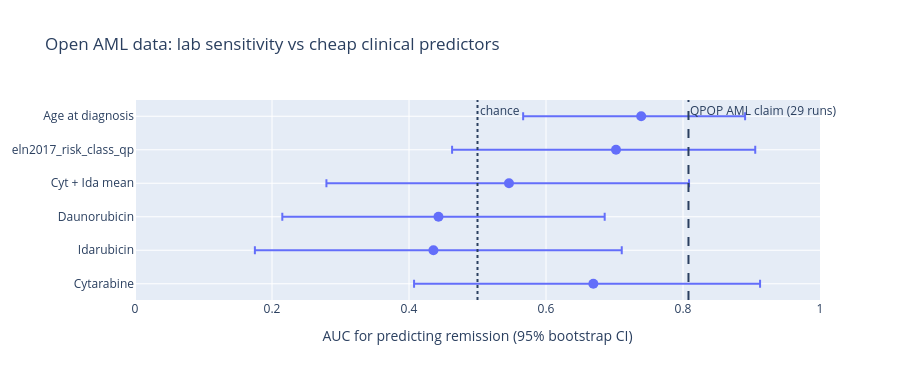

The code cell stored with this chart in its notebook:
### Code cell
names = list(AUC)
fig = go.Figure(go.Scatter(x=[AUC[k][0] for k in names], y=names, mode="markers", marker=dict(size=10),
                           error_x=dict(type="data", symmetric=False,
                                        array=[AUC[k][2] - AUC[k][0] for k in names],
                                        arrayminus=[AUC[k][0] - AUC[k][1] for k in names])))
fig.add_vline(x=0.5, line_dash="dot", annotation_text="chance")
fig.add_vline(x=0.808, line_dash="dash", annotation_text="QPOP AML claim (29 runs)")
fig.update_layout(xaxis=dict(title="AUC for predicting remission (95% bootstrap CI)", range=[0, 1]),
                  height=380, title="Open AML data: lab sensitivity vs cheap clinical predictors")
fig

### Figure 1 — Plotly figure (JSON) as saved in the notebook; plotly's stock layout.template omitted (floating-point values rounded to 4 significant figures)
{"data": [{"error_x": {"array": [0.2434, 0.2749, 0.2426, 0.2629, 0.2032, 0.1517], "arrayminus": [0.2617, 0.2606, 0.228, 0.2665, 0.2393, 0.1723], "symmetric": false, "type": "data"}, "marker": {"size": 10}, "mode": "markers", "type": "scatter", "x": [0.6691, 0.4357, 0.443, 0.546, 0.7022, 0.739], "y": ["Cytarabine", "Idarubicin", "Daunorubicin", "Cyt + Ida mean", "eln2017_risk_class_qp", "Age at diagnosis"]}], "layout": {"annotations": [{"showarrow": false, "text": "chance", "x": 0.5, "xanchor": "left", "xref": "x", "y": 1, "yanchor": "top", "yref": "y domain"}, {"showarrow": false, "text": "QPOP AML claim (29 runs)", "x": 0.808, "xanchor": "left", "xref": "x", "y": 1, "yanchor": "top", "yref": "y domain"}], "height": 380, "shapes": [{"line": {"dash": "dot"}, "type": "line", "x0": 0.5, "x1": 0.5, "xref": "x", "y0": 0, "y1": 1, "yref": "y domain"}, {"line": {"dash": "dash"}, "type": "line", "x0": 0.808, "x1": 0.808, "xref": "x", "y0": 0, "y1": 1, "yref": "y domain"}], "title": {"text": "Open AML data: lab sensitivity vs cheap clinical predictors"}, "xaxis": {"range": [0, 1], "title": {"text": "AUC for predicting remission (95% bootstrap CI)"}}}}
